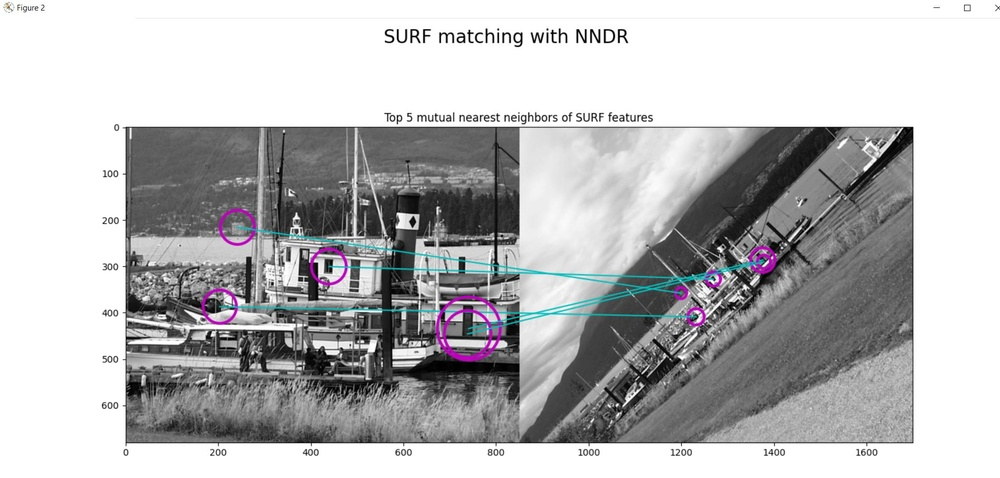
%> input picture EX4/Ex4/Ex4/Python/NNDRpic.JPG, 1000 x 478 px, shrunk from 1895 x 905 before the run
$ octave --eval "result = extractBlackBlobs(im2double(imread('../../../../EX4/Ex4/Ex4/Python/NNDRpic.JPG')));"   (GNU Octave 9; MATLAB toolbox functions it lacks are replaced by stand-ins)
%> lines starting %> are read from the running program, lines starting %| are printed output that depends on the picture
### EX2/Exercise2/Ex2/Matlab/imsmooth.m
function ims = imsmooth(im,sigma)
%> called with sigma = 2.5
% IMSMOOTH  Smooth an image using a Gaussian filter
%    IMS = IMSMOOTH(IM,SIGMA) applies a Gaussian filter of standard
%    deviation SIGMA to the image.

w = ceil(sigma*3.5) ;
h = exp(-0.5*((-w:w)/sigma).^2) ; h = h / sum(h) ;
ims = conv2(h,h,im,'same') ;
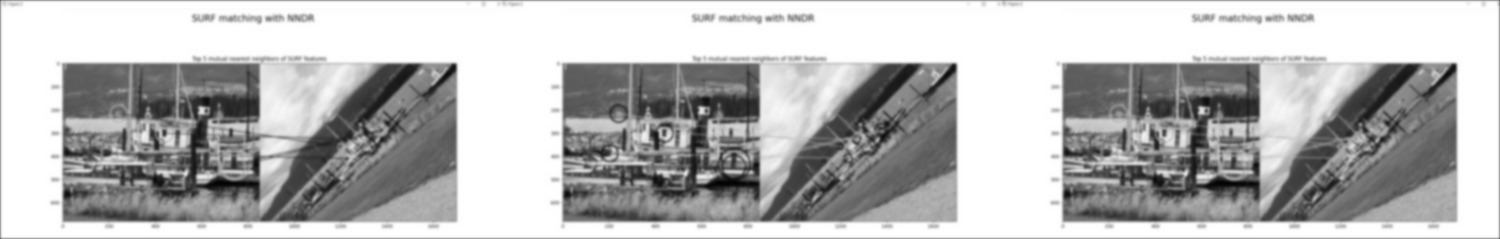
%> ims: size 478x3000 double (shown at 1/2 size); min 0.00958, max 1, mean 0.723

### EX2/Exercise2/Ex2/Matlab/extractBlackBlobs.m
function [features, background] = extractBlackBlobs(im)
% EXTRACTIMAGEBLOBS  Find the dark blobs in the images

f = hessiandet(im) ;
ok = f(3,:) > 0.0006 ;
idx = sub2ind(size(im), round(f(2,ok)), round(f(1,ok))) ;
features = false([size(im,1) size(im,2)]) ;
features(idx) = true ;
% [8 lines not run here, left out]
function f = hessiandet(im)
% HESSIANDET  Basic Hessian detector
%   F = HESSIANDET(IM) runs a basic implementation of the Hessian
%   detector on the gray-scale image IM.

ims = imsmooth(im,2.5) ;

d2 = [1 -2 1];
d = [-1 0 1]/2 ;
im11 = conv2(1,d2,ims,'same') ;
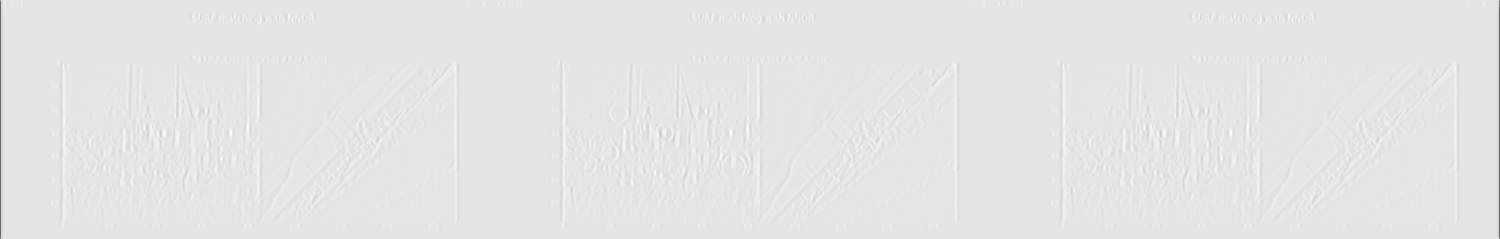
%> im11: size 478x3000 double (shown at 1/2 size); min -0.432, max 0.0477, mean -0.000384; drawn with min black and max white
im22 = conv2(d2,1,ims,'same') ;
im12 = conv2(d,d,ims,'same') ;
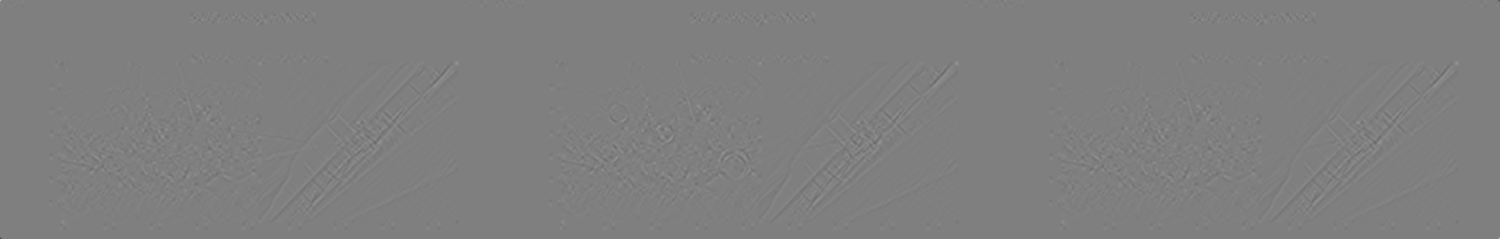
%> im12: size 478x3000 double (shown at 1/2 size); min -0.132, max 0.132, mean -2.69e-10; drawn with min black and max white
score = im11.*im22 - im12.*im12 ;

points = (islocalmax(score,1) .* islocalmax(score,2)) + ...
         (islocalmin(score,1) .* islocalmin(score,2)) ;
%> in islocalmax, `m  = (circshift(x,1,dim) < x) & (circshift(x,-1,dim) < x) ;`:
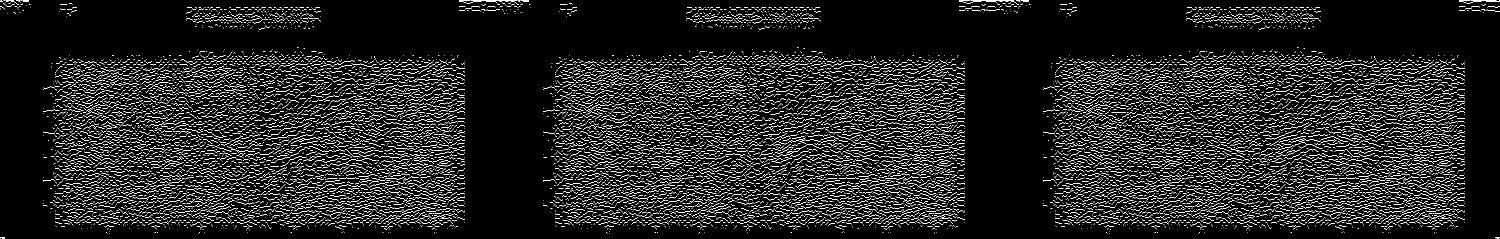
%> m: size 478x3000 logical (shown at 1/2 size); 7.5% white in thin lines or dots
%> in islocalmax (call 2), `m  = (circshift(x,1,dim) < x) & (circshift(x,-1,dim) < x) ;`: m: size 478x3000 logical; 7.6% white in thin lines or dots
%> in islocalmin, `m = (circshift(x,1,dim) > x) & (circshift(x,-1,dim) > x) ;`:
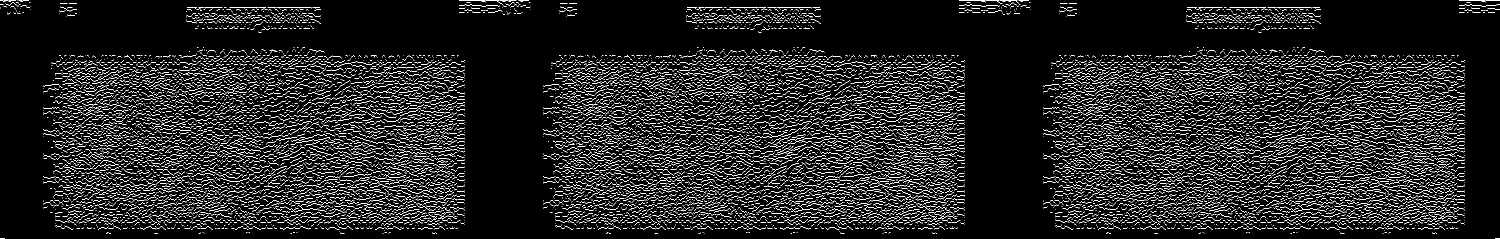
%> m: size 478x3000 logical (shown at 1/2 size); 7.7% white in thin lines or dots
%> call 2 of islocalmin, with dim = 2
%> in islocalmin (call 2), `m = (circshift(x,1,dim) > x) & (circshift(x,-1,dim) > x) ;`:
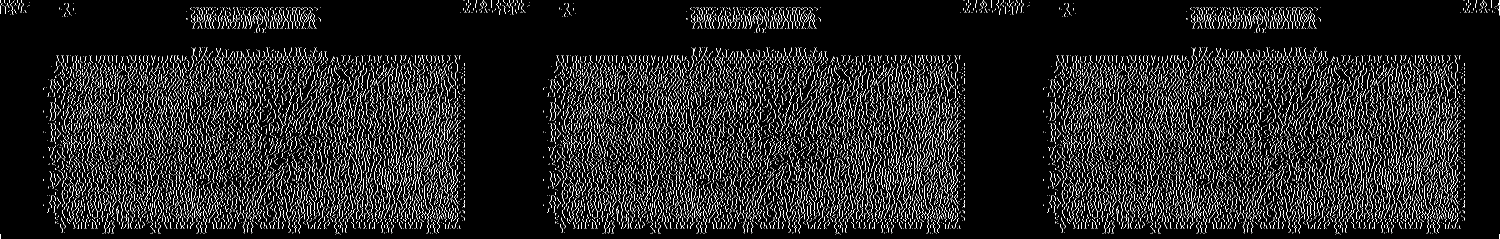
%> m: size 478x3000 logical (shown at 1/2 size); 7.7% white in thin lines or dots
%> points: size 478x3000 double; values 0 (black) and 1 (white), 2.8% white in thin lines or dots
points = points .* (abs(score) > 0.0006) ;
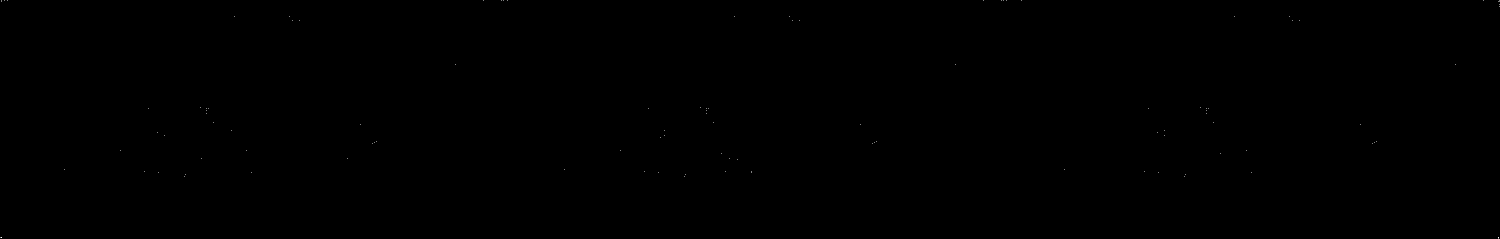
%> points: size 478x3000 double (shown at 1/2 size); values 0 (black) and 1 (white), 0.01% white in thin lines or dots

scores = score(find(points)) ;
%> scores = 112 values from -0.00411 to 0.0456
[i,j] = find(points) ;
%> i = 112 values from 1 to 478; j = 112 values from 1 to 3000
f = [j(:),i(:),scores(:)]' ;
%> f = 112 columns, first 8: [1 3 3 4 4 9 16 129; 475 3 475 1 476 1 1 339; 0.0072 0.00111 0.000953 0.00754 0.000953 -0.000974 0.000863 0.00069]

if 0
  clf ;subplot(1,2,1); imagesc(im) ; hold on ; colormap gray ;
  plot(f(1,:),f(2,:),'r.') ;
  subplot(1,2,2) ; imagesc(abs(score).^.25) ;
  keyboard
end

function m = islocalmax(x,dim)
m  = (circshift(x,1,dim) < x) & (circshift(x,-1,dim) < x) ;

function m = islocalmin(x,dim)
m = (circshift(x,1,dim) > x) & (circshift(x,-1,dim) > x) ;
%> in extractBlackBlobs, `ok = f(3,:) > 0.0006 ;`: ok = 112 logical values, 92 true
%> in extractBlackBlobs, `idx = sub2ind(size(im), round(f(2,ok)), round(f(1,ok))) ;`: idx = 92 values from 475 to 1433536
%> the run ends on the next line

$ run again, on EX4/Ex4/Ex4/Python/NCCmeasureHarris.JPG
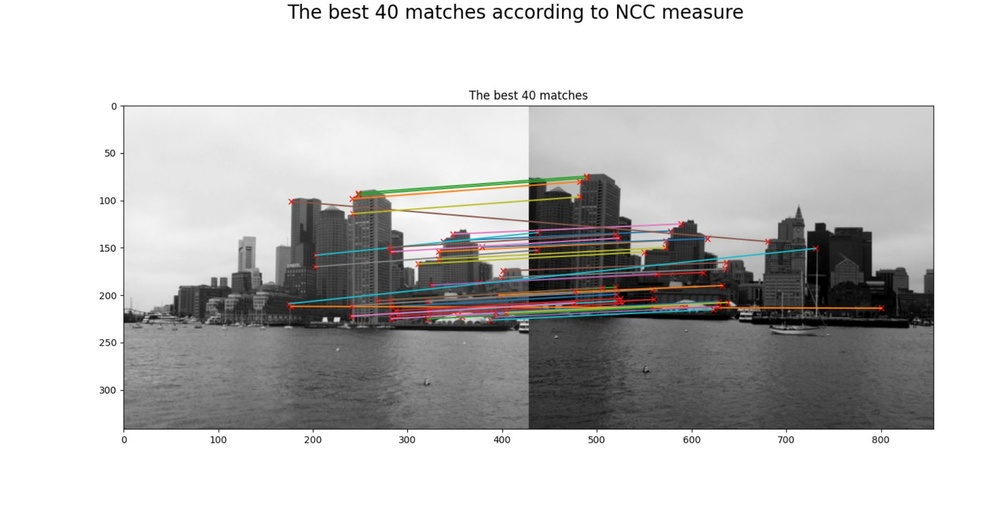
%> input picture EX4/Ex4/Ex4/Python/NCCmeasureHarris.JPG, 1000 x 508 px, shrunk from 1841 x 935 before the run
%> in islocalmax, `m  = (circshift(x,1,dim) < x) & (circshift(x,-1,dim) < x) ;`:
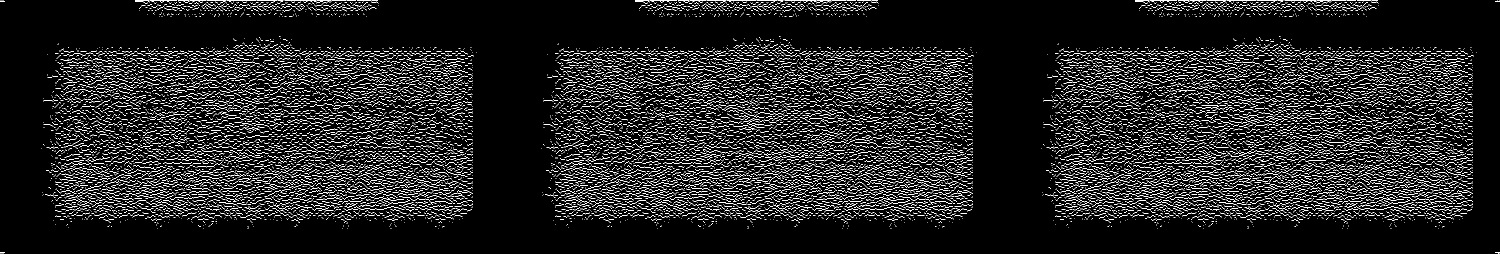
%> m: size 508x3000 logical (shown at 1/2 size); 7.5% white in thin lines or dots
%> in hessiandet, `points = (islocalmax(score,1) .* islocalmax(score,2)) + (islocalmin(sc..`:
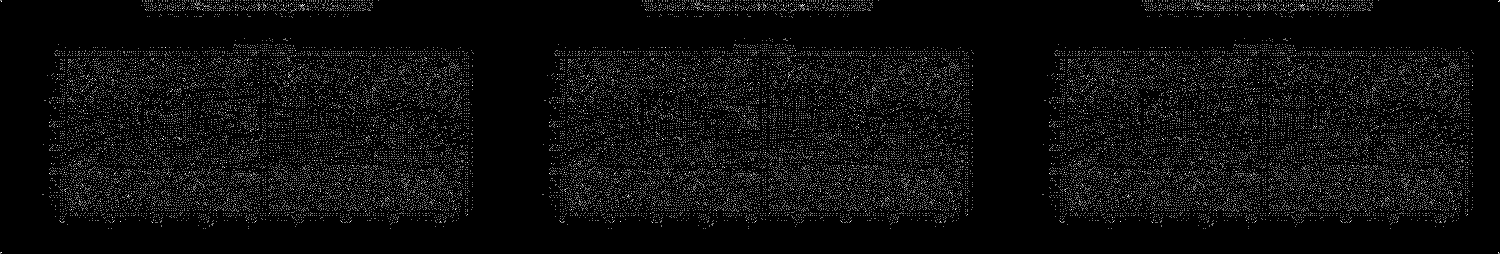
%> points: size 508x3000 double (shown at 1/2 size); values 0 (black) and 1 (white), 2.7% white in thin lines or dots
%> scores = 128 values from -0.00162 to 0.0454
%> i = 128 values from 1 to 508; j = 128 values from 1 to 3000
%> in hessiandet, `f = [j(:),i(:),scores(:)]' ;`: f = 128 columns, first 8: [1 3 3 4 4 4 286 291; 505 4 505 1 3 506 1 1; 0.0072 0.000953 0.000953 0.0072 0.000953 0.000953 0.00066 -0.000686]
%> ok = 128 logical values, 80 true
%> idx = 80 values from 505 to 1523496

$ run again, on EX4/Ex4/Ex4/Python/Robust.JPG
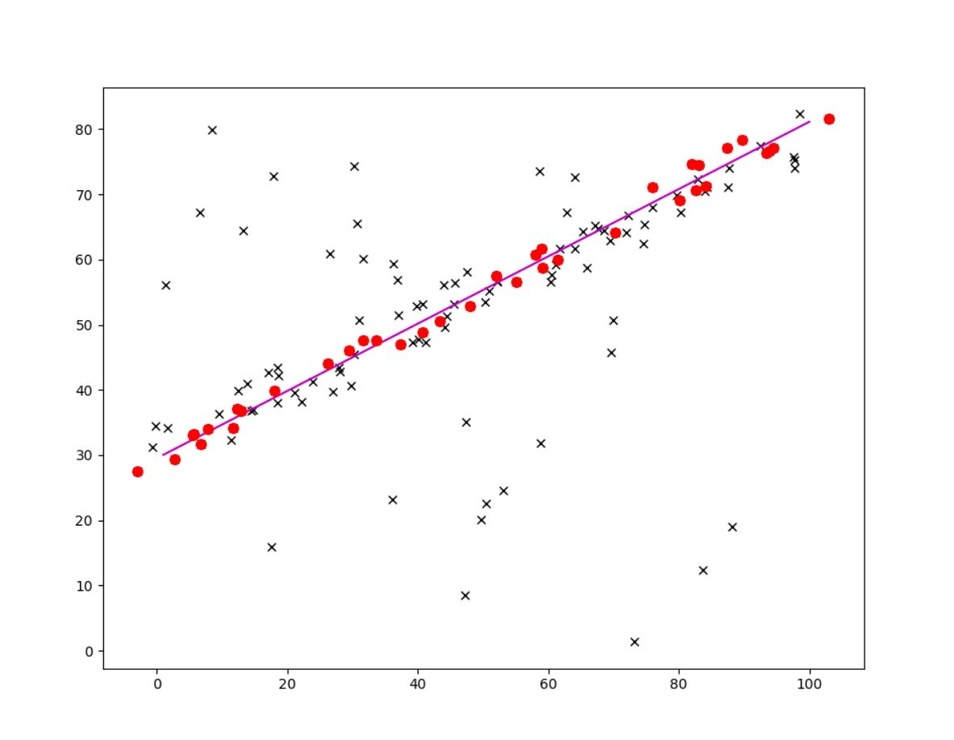
%> input picture EX4/Ex4/Ex4/Python/Robust.JPG, 954 x 740 px, shrunk from 1183 x 918 before the run
%> in islocalmax, `m  = (circshift(x,1,dim) < x) & (circshift(x,-1,dim) < x) ;`:
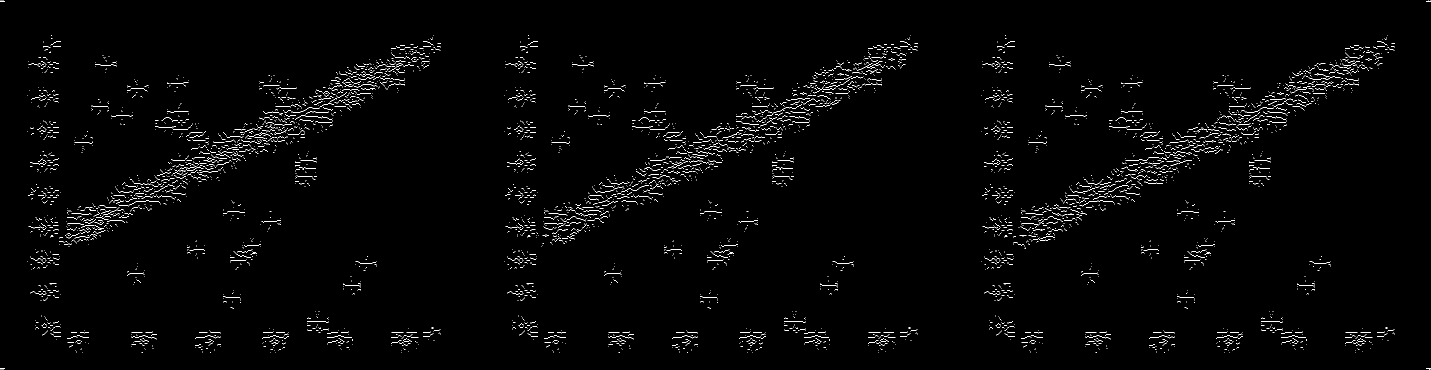
%> m: size 740x2862 logical (shown at 1/2 size); 1.4% white in thin lines or dots
%> in hessiandet, `points = (islocalmax(score,1) .* islocalmax(score,2)) + (islocalmin(sc..`:
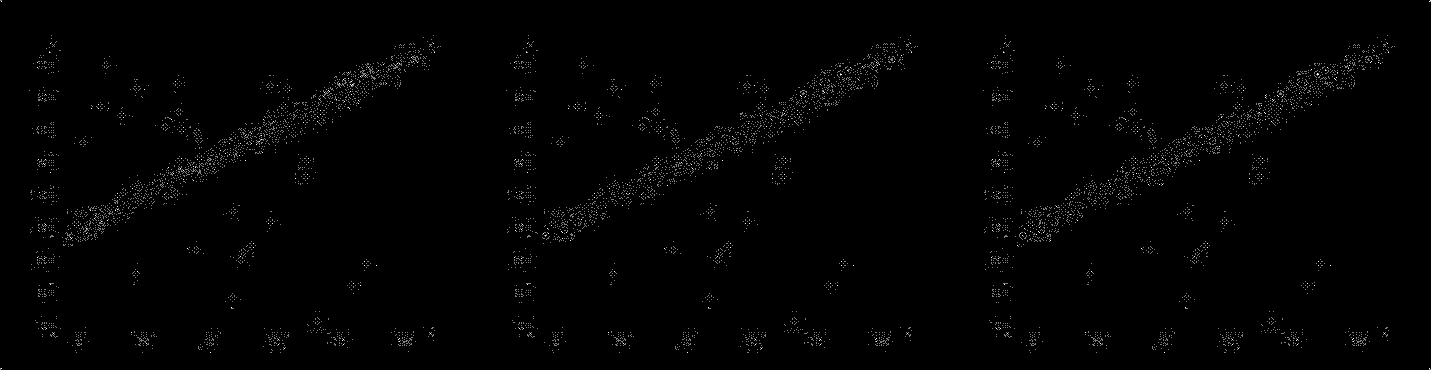
%> points: size 740x2862 double (shown at 1/2 size); values 0 (black) and 1 (white), 0.46% white in thin lines or dots
%> scores = 424 values from -0.00144 to 0.0454
%> i = 424 values from 1 to 740; j = 424 values from 1 to 2862
%> in hessiandet, `f = [j(:),i(:),scores(:)]' ;`: f = 424 columns, first 8: [1 3 3 4 4 4 153 156; 737 4 737 1 3 738 448 427; 0.0072 0.000953 0.000953 0.0072 0.000953 0.000953 0.000967 0.000948]
%> ok = 424 logical values, 377 true
%> idx = 377 values from 737 to 2117144
